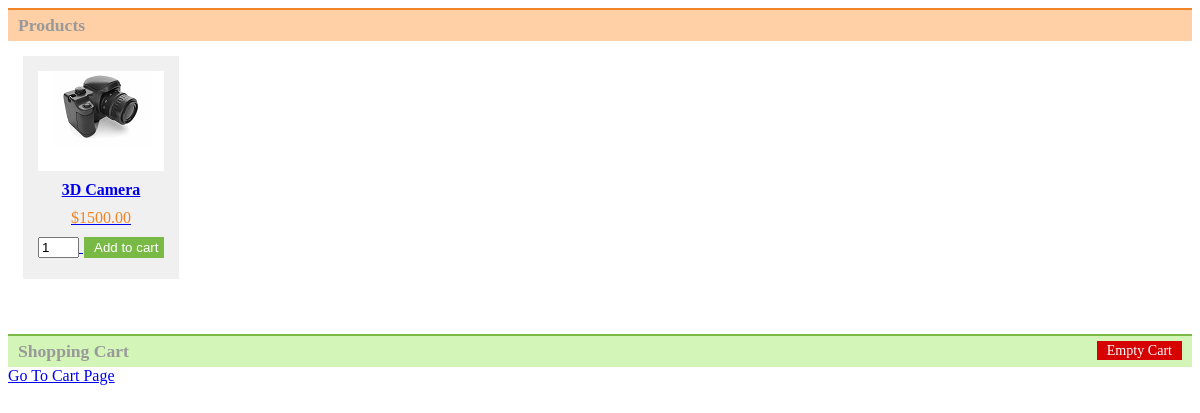
The app's page /?productID=3DcAM01 with its own data.
### tables this page shows
CREATE TABLE `tblproduct` (
  `id` int(8) NOT NULL AUTO_INCREMENT,
  `name` varchar(255) NOT NULL,
  `code` varchar(255) NOT NULL,
  `image` text NOT NULL,
  `price` double(10,2) NOT NULL,
  `view_count` int(11) DEFAULT NULL,
  PRIMARY KEY (`id`),
  UNIQUE KEY `product_code` (`code`)
);

### controller/dbcontroller.php (called while the page is built, shortened)
<?php
class DBController {
	function runQuery($conn,$query) {
		$result = mysqli_query($conn,$query);
		while($row=mysqli_fetch_assoc($result)) {
			$resultset[] = $row;
		}
		if(!empty($resultset))
			return $resultset;
	}
}
?>

### config.php (called while the page is built)
<?php
Class Config {
	public function getUrLFinalString(){
		$current_page_uri = $_SERVER['REQUEST_URI'];
		$part_url = explode("/", $current_page_uri);
		$page_name = end($part_url);
		return $page_name;
	}
	public function getCurrentProjectName(){
		$current_page_uri = $_SERVER['REQUEST_URI'];
		$part_url = explode("/", $current_page_uri);
		$current_dir = $part_url[1];
		return $current_dir;
	}
}
?>

### view/products_details.php (the view, shortened to what this page needs)
<?php
require_once('header.php');
?>
<BODY>
<div id="product-grid">
	<div class="txt-heading">Products</div>
	<?php
	$conn = $db_handle->connectDB();
	$product_array = $db_handle->runQuery($conn,"SELECT * FROM tblproduct WHERE code = '".$product_code."' ORDER BY id ASC ");
	if (!empty($product_array)) {
		foreach($product_array as $key=>$value){
	?>
		<div class="product-item">
			<form id="frmCart">
			<a href="http://<?php echo $_SERVER['HTTP_HOST'].'/'.$current_dir; ?>/?productID=<?php echo $product_array[$key]["code"]; ?>">
			<div class="product-image"><img src="<?php echo $product_array[$key]["image"]; ?>"></div>
			<div><strong><?php echo $product_array[$key]["name"]; ?></strong></div>
			<div class="product-price"><?php echo "$".$product_array[$key]["price"]; ?></div>
			<div><input type="text" id="qty_<?php echo $product_array[$key]["code"]; ?>" name="quantity" value="1" size="2" />
			<?php
				$in_session = "0";
			?>
			<input type="button" id="add_<?php echo $product_array[$key]["code"]; ?>" value="Add to cart" class="btnAddAction cart-action" onClick = "cartAction('add','<?php echo $product_array[$key]["code"]; ?>')" <?php if($in_session != "0") { ?>style="display:none" <?php } ?> />
			</div>
		    </a>
			</form>
		</div>
	<?php
			}
	}
	?>
</div>
<div id="shopping-cart">
<div class="txt-heading">Shopping Cart <a id="btnEmpty" class="cart-action" onClick="cartAction('empty','');">Empty Cart</a></div>
<a href="http://<?php echo $_SERVER['HTTP_HOST'].'/'.$current_dir.'/cart.php'; ?>" />Go To Cart Page </a>
</div>
<?php
require_once('footer.php');
?>

### assets/css/style.css (style rules this page uses)
.txt-heading { padding: 5px 10px;font-size:1.1em;font-weight:bold;color:#999; }
#btnEmpty { background-color:#D60202;border:0;padding:1px 10px;color:#FFF; font-size:0.8em;font-weight:normal;float:right;text-decoration:none; }
.btnAddAction { background-color:#79b946;border:0;padding:3px 10px;color:#FFF;margin-left:1px;width:80px; }
#shopping-cart { border-top: #79b946 2px solid;margin-bottom:30px; }
#shopping-cart .txt-heading { background-color: #D3F5B8; }
#product-grid { border-top: #F08426 2px solid;margin-bottom:30px; }
#product-grid .txt-heading { background-color: #FFD0A6; }
.product-item { float:left; background:#F0F0F0; margin:15px; padding:5px; }
.product-item div { text-align:center; margin:10px; }
.product-price { color:#F08426; }
.product-image { height:100px;background-color:#FFF; }
.cart-action { cursor:pointer; }

### records on screen
tblproduct: image (picture), name "3D Camera", price "1500.00"
